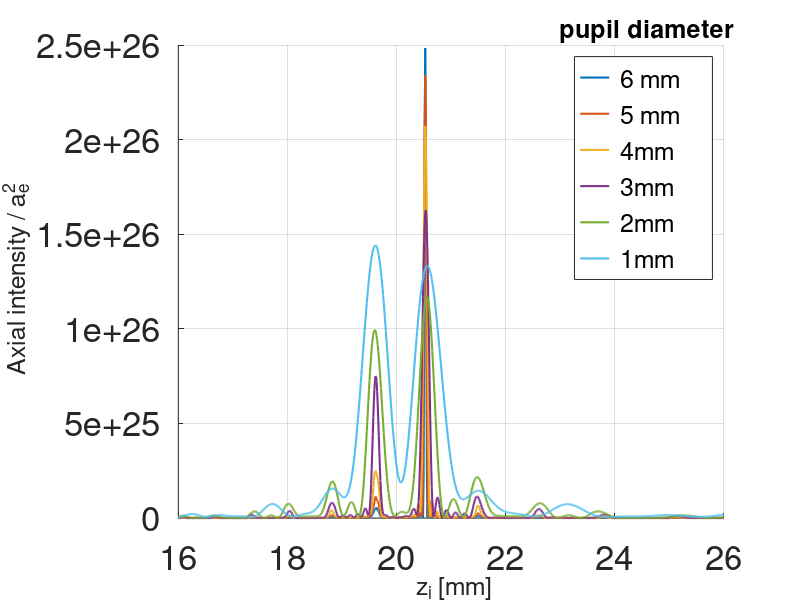

Here is the MATLAB script that generated this plot:
close all
clc

I1=importdata('axialintensity05v2.mat');
I2=importdata('axialintensity10v2.mat');
I3=importdata('axialintensity15v2.mat');
I4=importdata('axialintensity20v2.mat');
I5=importdata('axialintensity25v2.mat');
I6=importdata('axialintensity30v2.mat');
zcor=importdata('axialcoordinatev2.mat');

figure(1)
hold on
plot(zcor*1000,I6,'LineWidth',1.5);
plot(zcor*1000,I5,'LineWidth',1.5);
plot(zcor*1000,I4,'LineWidth',1.5);
plot(zcor*1000,I3,'LineWidth',1.5);
plot(zcor*1000,I2,'LineWidth',1.5);
plot(zcor*1000,I1,'LineWidth',1.5);
xlabel('\fontsize{25} z_i [mm]'); 
ylabel('\fontsize{25} Axial intensity / a_{e}^{2}');
leg = legend('show');
title(leg,'\fontsize{25} pupil diameter')
legend('\fontsize{25} 6 mm','\fontsize{25} 5 mm','\fontsize{25} 4mm','\fontsize{25} 3mm','\fontsize{25} 2mm','\fontsize{25} 1mm')
hold off
% xlim([18 22]);
grid on
set(gca,'FontSize',25)